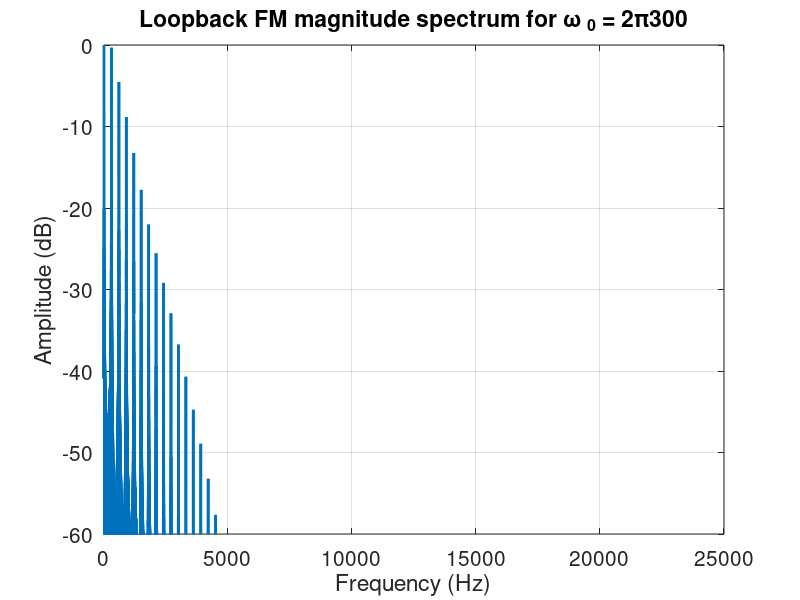

Reproduce this figure in MATLAB. (Note: this script raises an error after producing the figure.)
% Loopback FM, PM and SAPF frequency content plots

fs = 44100;
dur = 1;

T = 1/fs;
N = fs * dur;
nT = 0:T:(dur-T);

Nfft = 2^nextpow2(N);
faxis = (fs/2)*linspace(0, 1, Nfft/2+1);

wc = 2*pi*700; 
g = 0.9999;

%% %%%%%%%%%%%%%%%%%%%%%%%%%
% Feedback FM
%%%%%%%%%%%%%%%%%%%%%%%%%%%%

% generate magnitude spectrum plot to show how the frequency components are
% integer multiples of w0

h_fm = zeros(1, N);
h_fm(1) = 1;

w0 = 2*pi*300;
B = 0.9;

wc = w0/sqrt(1 - B^2);

for n=2:N
    h_fm(n) = (exp(1j*wc*T*(1 + B * real(h_fm(n-1))))) * h_fm(n-1);
end

H_FM = fft(h_fm, Nfft);
H_FMPos = H_FM(1:Nfft/2+1);
H_FMPosdB = 20*log10(abs(H_FMPos)/max(abs(H_FMPos)));

figure
plot(faxis, H_FMPosdB, 'linewidth', 2)
xlabel('Frequency (Hz)');
ylabel('Amplitude (dB)');
title('Loopback FM magnitude spectrum for \omega _0 = 2\pi300'); 
set(gca, 'FontSize', 15);
ylim([-60 0]);
grid on
saveas(gcf, 'figures/LBFMMagSpec', 'epsc')


%% %%%%%%%%%%%%%%%%%%%%%%%%%
% Stretched Allpass Filter
%%%%%%%%%%%%%%%%%%%%%%%%%%%%

BVec = [0.02 0.03 0.04 0.05:0.05:0.95 0.96 0.97 0.98 0.99];
NB = length(BVec);
slopes = zeros(1, NB);
numSidebands = zeros(1, NB);
b0Vec = zeros(1, NB);

for i=1:NB
    
    B = BVec(i);
    w0 = wc*sqrt(1 - B^2);

    Theta = wc*sqrt(1 - B^2)*nT;
    b0 = (sqrt(1 - B^2) - 1)/B;

    H_apf = (b0 + exp(1j.*Theta)) ./ (1 + b0.*exp(1j.*Theta));

    %% get a function for how the peaks decrease as B changes 
    % (what is the slope or rolloff?)



    
    HAPF = fft(H_apf, Nfft);
    HAPFPos = HAPF(1:Nfft/2+1);

    HAPFPosdB = 20*log10(abs(HAPFPos)/max(abs(HAPFPos)));

    % find the peaks dB spectrum plot
    [pks, locs] = findpeaks(HAPFPosdB, 'MinPeakHeight', -60, 'MinPeakDistance', w0/(2*pi));

    % remove first peak at 0 (or some incorrect one that findpeaks() finds
    locs(1) = [];
    pks(1) = [];

    % fit a straight line
    p = polyfit(faxis(locs), pks, 1);

    figure
    plot(faxis, HAPFPosdB, 'linewidth', 2)
    hold on
    for k=1:length(locs)
        plot(faxis(locs(k)), pks(k), 'r*');
    end
    plot(faxis(locs), p(1)*faxis(locs) + p(2), 'g--')
    
    %pause
    close
    
    slopes(i) = p(1);
    numSidebands(i) = length(pks);
    b0Vec(i) = b0;
end

% For SAPF, having this in terms of b0 makes sense
figure
subplot(211)
plot(b0Vec, slopes);
title('b0Vec vs slopes (rolloff)');
xlim([min(b0Vec) max(b0Vec)]);
grid on

subplot(212)
plot(b0Vec, numSidebands);
title('b0Vec vs number sidebands');
xlim([min(b0Vec) max(b0Vec)]);
grid on

% fit that to an exponential function
b00 = -0.8676; y00 = 40;
b01 = -0.01; y01 = 2;
A0 = ((y01^(b00/b01))/y00)^(1/(b00/b01-1));
tau = -b01/(log(y01/A0));
y = A0*exp(-b0Vec/tau);

hold on
plot(b0Vec, y);
legend('data', 'fit')

% for LBFM and LBPM, having this in terms of B makes sens
figure
subplot(211)
plot(BVec, slopes);
title('BVec vs slopes (rolloff)');
xlim([min(BVec) max(BVec)]);
grid on

% fit that to a logarithmic growth function
x0 = 0.02; y0 = -0.05783;
x1 = 0.99; y1 = -0.01253;
a = (y1*log(x0) - y0*log(x1))/(log(x0) - log(x1));
b = (y0 - a)/log(x0);
y = a + b*log(BVec);
hold on
plot(BVec, y);
legend('data', 'fit')

subplot(212)
plot(BVec, numSidebands);
title('BVec vs number sidebands');
xlim([min(BVec) max(BVec)]);
grid on

% fit that to a double exponential growth function (not the best fit)
x0 = 0.02; y0 = 2;
x1 = 0.99; y1 = 40;
k = 6.6;
y = y0 + (exp(k.^BVec)/max(exp(k.^BVec)))*(y1-y0);

hold on
plot(BVec, y);


%% %%%%%%%%%%%%%%%%%%%%%%%%%
% plots
%%%%%%%%%%%%%%%%%%%%%%%%%%%%


figure
subplot(311)
spectrogram(H_apf, hann(1024), 512, 1024, fs, 'yaxis')
hold on
plot(linspace(0, 1000, N), w0/(2*pi*1000) * ones(1, N), 'r')
ylim([0 2])
title(sprintf('Allpass Filter with B=%f and f0=%f', B, w0/(2*pi)));
legend('w_0')

subplot(312)
spectrogram(h_fm, hann(1024), 512, 1024, fs, 'yaxis')
hold on
plot(linspace(0, 1000, N), w0/(2*pi*1000) * ones(1, N), 'r')
ylim([0 2])
title(sprintf('Feedback FM with B=%f and f0=%f', B, w0/(2*pi)));
legend('w_0')

subplot(313)
spectrogram(h_pm, hann(1024), 512, 1024, fs, 'yaxis')
hold on
plot(linspace(0, 1000, N), w0/(2*pi*1000) * ones(1, N), 'r') 
ylim([0 2])
title(sprintf('Feedback PM B=%f and f0=%f', B, w0/(2*pi)));
legend('w_0')

